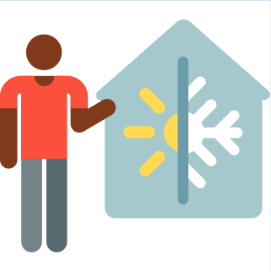
#> input picture Pixel_changer/file.png, 271 x 276 px
$ python PIL_create.py
#> lines starting #> are read from the running program, lines starting #| are printed output that depends on the picture
# Python Pillow Change a Specific Color of an Image
# Example from https://www.tutorialexample.com/python-pillow-change-a-specific-color-of-an-image-a-step-guide-python-pillow-tutorialprel/


from PIL import Image
import numpy as np
img = Image.open("file.png")
#> img is the input picture: PIL image 271x276 RGBA; mean R, G, B, A 213, 210.4, 207.4, 255

print(img.mode) #RGB
#| RGBA
print(img.size)
#| (271, 276)

width = img.size[0]
#> width = 271
height = img.size[1]
#> height = 276
for i in range(0,width):# process all pixels
    for j in range(0,height):
        data = img.getpixel((i,j))
        #print(data) #(255, 255, 255)
        if (data[0]==255 and data[1]==255 and data[2]==255):
            img.putpixel((i,j),(44, 44, 44))
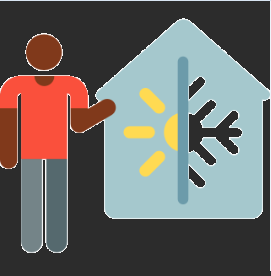
#> img: PIL image 271x276 RGBA; mean R, G, B, A 108.9, 106.4, 103.3, 255
img.show()
